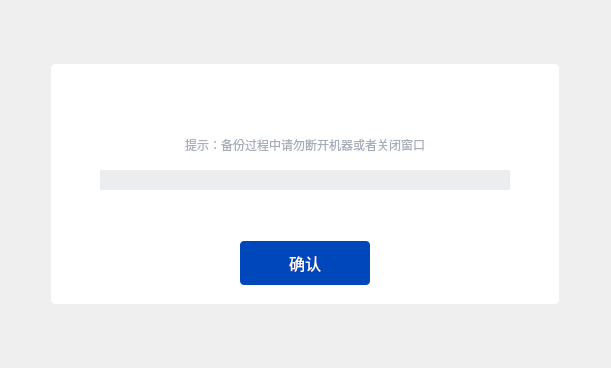
<?xml version="1.0" encoding="UTF-8"?>
<ui version="4.0">
 <class>Widget2ProgressDialog</class>
 <widget class="QWidget" name="Widget2ProgressDialog">
  <property name="geometry">
   <rect>
    <x>0</x>
    <y>0</y>
    <width>611</width>
    <height>368</height>
   </rect>
  </property>
  <property name="minimumSize">
   <size>
    <width>500</width>
    <height>232</height>
   </size>
  </property>
  <property name="maximumSize">
   <size>
    <width>7000</width>
    <height>2400</height>
   </size>
  </property>
  <property name="windowTitle">
   <string>Form</string>
  </property>
  <property name="styleSheet">
   <string notr="true"/>
  </property>
  <layout class="QHBoxLayout" name="horizontalLayout_3">
   <item alignment="Qt::AlignHCenter|Qt::AlignVCenter">
    <widget class="QWidget" name="widget" native="true">
     <property name="minimumSize">
      <size>
       <width>500</width>
       <height>232</height>
      </size>
     </property>
     <property name="maximumSize">
      <size>
       <width>700</width>
       <height>240</height>
      </size>
     </property>
     <property name="styleSheet">
      <string notr="true">border: none;
border-radius: 4px;
background-color: rgb(255, 255, 255);</string>
     </property>
     <layout class="QHBoxLayout" name="horizontalLayout_2">
      <item>
       <spacer name="horizontalSpacer">
        <property name="orientation">
         <enum>Qt::Horizontal</enum>
        </property>
        <property name="sizeHint" stdset="0">
         <size>
          <width>40</width>
          <height>20</height>
         </size>
        </property>
       </spacer>
      </item>
      <item>
       <layout class="QVBoxLayout" name="verticalLayout">
        <item alignment="Qt::AlignRight">
         <widget class="QPushButton" name="btnClose">
          <property name="sizePolicy">
           <sizepolicy hsizetype="Fixed" vsizetype="Fixed">
            <horstretch>0</horstretch>
            <verstretch>0</verstretch>
           </sizepolicy>
          </property>
          <property name="minimumSize">
           <size>
            <width>11</width>
            <height>11</height>
           </size>
          </property>
          <property name="maximumSize">
           <size>
            <width>11</width>
            <height>11</height>
           </size>
          </property>
          <property name="styleSheet">
           <string notr="true">QPushButton{
border-image: url(:/image/images/icon_close_dialog.png);
color: gray;
}

QPushButton:hover{
border-image: url(:/image/images/icon_close_hover.png);

}

QPushButton:pressed{
border-image: url(:/image/images/icon_close_press.png);
}</string>
          </property>
          <property name="text">
           <string/>
          </property>
         </widget>
        </item>
        <item>
         <spacer name="verticalSpacer">
          <property name="orientation">
           <enum>Qt::Vertical</enum>
          </property>
          <property name="sizeHint" stdset="0">
           <size>
            <width>20</width>
            <height>40</height>
           </size>
          </property>
         </spacer>
        </item>
        <item>
         <widget class="QLabel" name="labelTitle">
          <property name="font">
           <font>
            <family>Microsoft YaHei UI</family>
            <pointsize>-1</pointsize>
            <weight>50</weight>
            <italic>false</italic>
            <bold>false</bold>
           </font>
          </property>
          <property name="styleSheet">
           <string notr="true">color: #37475F;
font-size:18px;</string>
          </property>
          <property name="text">
           <string/>
          </property>
          <property name="alignment">
           <set>Qt::AlignCenter</set>
          </property>
         </widget>
        </item>
        <item>
         <spacer name="verticalSpacer_3">
          <property name="orientation">
           <enum>Qt::Vertical</enum>
          </property>
          <property name="sizeHint" stdset="0">
           <size>
            <width>20</width>
            <height>40</height>
           </size>
          </property>
         </spacer>
        </item>
        <item alignment="Qt::AlignHCenter">
         <widget class="QLabel" name="labelWarning">
          <property name="maximumSize">
           <size>
            <width>16777215</width>
            <height>20</height>
           </size>
          </property>
          <property name="styleSheet">
           <string notr="true">color: #A6AEBA;
font-size:12px;</string>
          </property>
          <property name="text">
           <string>提示：备份过程中请勿断开机器或者关闭窗口</string>
          </property>
         </widget>
        </item>
        <item>
         <spacer name="verticalSpacer_4">
          <property name="orientation">
           <enum>Qt::Vertical</enum>
          </property>
          <property name="sizeHint" stdset="0">
           <size>
            <width>20</width>
            <height>40</height>
           </size>
          </property>
         </spacer>
        </item>
        <item>
         <widget class="QProgressBar" name="progressBar">
          <property name="minimumSize">
           <size>
            <width>410</width>
            <height>20</height>
           </size>
          </property>
          <property name="maximumSize">
           <size>
            <width>410</width>
            <height>20</height>
           </size>
          </property>
          <property name="styleSheet">
           <string notr="true">QProgressBar { /* all types of tool button */
  border: none;
  border-radius: 1px;
  text-align: top;
  background: rgba(55,71,95,25);
}
QProgressBar::chunk
{
    border-radius: 1px;
	background-color: rgb(48, 207, 88);
}</string>
          </property>
         </widget>
        </item>
        <item>
         <spacer name="verticalSpacer_5">
          <property name="orientation">
           <enum>Qt::Vertical</enum>
          </property>
          <property name="sizeHint" stdset="0">
           <size>
            <width>20</width>
            <height>40</height>
           </size>
          </property>
         </spacer>
        </item>
        <item>
         <layout class="QHBoxLayout" name="horizontalLayout" stretch="1,0,0,0,0">
          <item>
           <widget class="QLabel" name="labelProgress">
            <property name="sizePolicy">
             <sizepolicy hsizetype="Expanding" vsizetype="Fixed">
              <horstretch>0</horstretch>
              <verstretch>0</verstretch>
             </sizepolicy>
            </property>
            <property name="minimumSize">
             <size>
              <width>120</width>
              <height>20</height>
             </size>
            </property>
            <property name="font">
             <font>
              <family>微软雅黑</family>
              <pointsize>-1</pointsize>
             </font>
            </property>
            <property name="styleSheet">
             <string notr="true">color: #5F6C7F;
font-size: 14px;</string>
            </property>
            <property name="text">
             <string/>
            </property>
            <property name="scaledContents">
             <bool>true</bool>
            </property>
            <property name="wordWrap">
             <bool>true</bool>
            </property>
           </widget>
          </item>
          <item>
           <spacer name="horizontalSpacer_3">
            <property name="orientation">
             <enum>Qt::Horizontal</enum>
            </property>
            <property name="sizeType">
             <enum>QSizePolicy::Fixed</enum>
            </property>
            <property name="sizeHint" stdset="0">
             <size>
              <width>5</width>
              <height>20</height>
             </size>
            </property>
           </spacer>
          </item>
          <item>
           <widget class="QLabel" name="labelDownloadSpeed">
            <property name="styleSheet">
             <string notr="true">color: #5F6C7F;
font-size: 14px;</string>
            </property>
            <property name="text">
             <string/>
            </property>
           </widget>
          </item>
          <item>
           <widget class="QLabel" name="labelDownloadCase">
            <property name="styleSheet">
             <string notr="true">color: #5F6C7F;
font-size: 14px;</string>
            </property>
            <property name="text">
             <string/>
            </property>
           </widget>
          </item>
          <item>
           <spacer name="horizontalSpacer_4">
            <property name="orientation">
             <enum>Qt::Horizontal</enum>
            </property>
            <property name="sizeHint" stdset="0">
             <size>
              <width>40</width>
              <height>20</height>
             </size>
            </property>
           </spacer>
          </item>
         </layout>
        </item>
        <item>
         <spacer name="verticalSpacer_7">
          <property name="orientation">
           <enum>Qt::Vertical</enum>
          </property>
          <property name="sizeHint" stdset="0">
           <size>
            <width>20</width>
            <height>40</height>
           </size>
          </property>
         </spacer>
        </item>
        <item alignment="Qt::AlignHCenter">
         <widget class="QPushButton" name="btnConfirm">
          <property name="sizePolicy">
           <sizepolicy hsizetype="Fixed" vsizetype="Fixed">
            <horstretch>0</horstretch>
            <verstretch>0</verstretch>
           </sizepolicy>
          </property>
          <property name="minimumSize">
           <size>
            <width>130</width>
            <height>44</height>
           </size>
          </property>
          <property name="styleSheet">
           <string notr="true">QPushButton{
	width: 60px;
	height: 25px;
	background: #0047BB;
	border-radius: 4px;
	color: rgb(255, 255, 255);
	font-size:16px;
}
QPushButton::disabled{
	background: rgb(55, 71, 95);
}</string>
          </property>
          <property name="text">
           <string>确认</string>
          </property>
         </widget>
        </item>
        <item>
         <spacer name="verticalSpacer_6">
          <property name="orientation">
           <enum>Qt::Vertical</enum>
          </property>
          <property name="sizeHint" stdset="0">
           <size>
            <width>20</width>
            <height>40</height>
           </size>
          </property>
         </spacer>
        </item>
       </layout>
      </item>
      <item>
       <spacer name="horizontalSpacer_2">
        <property name="orientation">
         <enum>Qt::Horizontal</enum>
        </property>
        <property name="sizeHint" stdset="0">
         <size>
          <width>40</width>
          <height>20</height>
         </size>
        </property>
       </spacer>
      </item>
     </layout>
    </widget>
   </item>
  </layout>
 </widget>
 <resources/>
 <connections/>
</ui>
